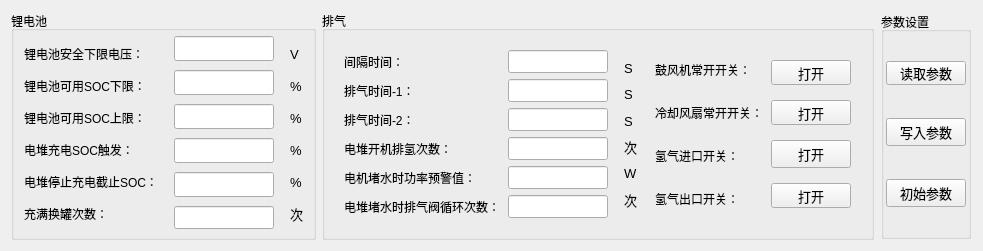
       <widget class="QWidget" name="widget_68" native="true">
        <layout class="QGridLayout" name="gridLayout_47">
         <item row="0" column="3">
          <widget class="QWidget" name="widget_70" native="true">
           <layout class="QVBoxLayout" name="verticalLayout_8">
            <property name="leftMargin">
             <number>1</number>
            </property>
            <property name="topMargin">
             <number>1</number>
            </property>
            <property name="rightMargin">
             <number>1</number>
            </property>
            <property name="bottomMargin">
             <number>1</number>
            </property>
            <item>
             <widget class="QGroupBox" name="groupBox_3">
              <property name="font">
               <font>
                <family>Arial</family>
               </font>
              </property>
              <property name="title">
               <string>参数设置</string>
              </property>
              <layout class="QHBoxLayout" name="horizontalLayout_9">
               <property name="leftMargin">
                <number>1</number>
               </property>
               <property name="topMargin">
                <number>1</number>
               </property>
               <property name="rightMargin">
                <number>1</number>
               </property>
               <property name="bottomMargin">
                <number>1</number>
               </property>
               <item>
                <widget class="QWidget" name="widget_47" native="true">
                 <property name="font">
                  <font>
                   <family>Arial</family>
                   <pointsize>10</pointsize>
                  </font>
                 </property>
                 <layout class="QGridLayout" name="gridLayout_45">
                  <property name="leftMargin">
                   <number>1</number>
                  </property>
                  <property name="topMargin">
                   <number>1</number>
                  </property>
                  <property name="rightMargin">
                   <number>1</number>
                  </property>
                  <property name="bottomMargin">
                   <number>1</number>
                  </property>
                  <item row="1" column="0">
                   <widget class="QPushButton" name="pushButton_write">
                    <property name="font">
                     <font>
                      <family>Arial</family>
                      <pointsize>10</pointsize>
                     </font>
                    </property>
                    <property name="text">
                     <string>写入参数</string>
                    </property>
                   </widget>
                  </item>
                  <item row="0" column="0">
                   <widget class="QPushButton" name="pushButton_read">
                    <property name="maximumSize">
                     <size>
                      <width>188</width>
                      <height>24</height>
                     </size>
                    </property>
                    <property name="font">
                     <font>
                      <family>Arial</family>
                      <pointsize>10</pointsize>
                     </font>
                    </property>
                    <property name="text">
                     <string>读取参数</string>
                    </property>
                   </widget>
                  </item>
                  <item row="2" column="0">
                   <widget class="QPushButton" name="pushButton_init">
                    <property name="font">
                     <font>
                      <family>Arial</family>
                      <pointsize>10</pointsize>
                     </font>
                    </property>
                    <property name="text">
                     <string>初始参数</string>
                    </property>
                   </widget>
                  </item>
                 </layout>
                </widget>
               </item>
              </layout>
             </widget>
            </item>
           </layout>
          </widget>
         </item>
         <item row="0" column="0">
          <widget class="QGroupBox" name="groupBox_12">
           <property name="maximumSize">
            <size>
             <width>400</width>
             <height>326</height>
            </size>
           </property>
           <property name="title">
            <string>锂电池</string>
           </property>
           <layout class="QGridLayout" name="gridLayout_38">
            <property name="leftMargin">
             <number>1</number>
            </property>
            <property name="topMargin">
             <number>1</number>
            </property>
            <property name="rightMargin">
             <number>1</number>
            </property>
            <property name="bottomMargin">
             <number>1</number>
            </property>
            <item row="0" column="0">
             <widget class="QWidget" name="widget_32" native="true">
              <property name="font">
               <font>
                <family>Arial</family>
               </font>
              </property>
              <layout class="QGridLayout" name="gridLayout_30">
               <property name="leftMargin">
                <number>9</number>
               </property>
               <property name="topMargin">
                <number>9</number>
               </property>
               <property name="rightMargin">
                <number>9</number>
               </property>
               <property name="bottomMargin">
                <number>9</number>
               </property>
               <item row="3" column="0">
                <widget class="QLabel" name="label_79">
                 <property name="text">
                  <string>电堆充电SOC触发：</string>
                 </property>
                </widget>
               </item>
               <item row="2" column="0">
                <widget class="QLabel" name="label_76">
                 <property name="text">
                  <string>锂电池可用SOC上限：</string>
                 </property>
                </widget>
               </item>
               <item row="4" column="0">
                <widget class="QLabel" name="label_78">
                 <property name="text">
                  <string>电堆停止充电截止SOC：</string>
                 </property>
                </widget>
               </item>
               <item row="1" column="0">
                <widget class="QLabel" name="label_77">
                 <property name="text">
                  <string>锂电池可用SOC下限：</string>
                 </property>
                </widget>
               </item>
               <item row="0" column="0">
                <widget class="QLabel" name="label_75">
                 <property name="text">
                  <string>锂电池安全下限电压：</string>
                 </property>
                </widget>
               </item>
               <item row="5" column="0">
                <widget class="QLabel" name="label_111">
                 <property name="text">
                  <string>充满换罐次数：</string>
                 </property>
                </widget>
               </item>
              </layout>
             </widget>
            </item>
            <item row="0" column="2">
             <widget class="QWidget" name="widget_42" native="true">
              <property name="font">
               <font>
                <family>Arial</family>
                <pointsize>10</pointsize>
               </font>
              </property>
              <layout class="QGridLayout" name="gridLayout_37">
               <property name="leftMargin">
                <number>9</number>
               </property>
               <property name="topMargin">
                <number>9</number>
               </property>
               <property name="rightMargin">
                <number>9</number>
               </property>
               <property name="bottomMargin">
                <number>9</number>
               </property>
               <item row="2" column="0">
                <widget class="QLabel" name="label_154">
                 <property name="text">
                  <string>%</string>
                 </property>
                </widget>
               </item>
               <item row="0" column="0">
                <widget class="QLabel" name="label_151">
                 <property name="text">
                  <string>V</string>
                 </property>
                </widget>
               </item>
               <item row="4" column="0">
                <widget class="QLabel" name="label_142">
                 <property name="text">
                  <string>%</string>
                 </property>
                </widget>
               </item>
               <item row="3" column="0">
                <widget class="QLabel" name="label_152">
                 <property name="text">
                  <string>%</string>
                 </property>
                </widget>
               </item>
               <item row="1" column="0">
                <widget class="QLabel" name="label_145">
                 <property name="text">
                  <string>%</string>
                 </property>
                </widget>
               </item>
               <item row="5" column="0">
                <widget class="QLabel" name="label_122">
                 <property name="text">
                  <string>次</string>
                 </property>
                </widget>
               </item>
              </layout>
             </widget>
            </item>
            <item row="0" column="1">
             <widget class="QWidget" name="widget_41" native="true">
              <property name="font">
               <font>
                <family>Arial</family>
                <pointsize>10</pointsize>
               </font>
              </property>
              <layout class="QGridLayout" name="gridLayout_34">
               <property name="leftMargin">
                <number>1</number>
               </property>
               <property name="topMargin">
                <number>1</number>
               </property>
               <property name="rightMargin">
                <number>1</number>
               </property>
               <property name="bottomMargin">
                <number>1</number>
               </property>
               <item row="5" column="0">
                <widget class="QLineEdit" name="lineEdit_LI_FullCharg_Cyc">
                 <property name="maximumSize">
                  <size>
                   <width>100</width>
                   <height>16777215</height>
                  </size>
                 </property>
                </widget>
               </item>
               <item row="4" column="0">
                <widget class="QLineEdit" name="lineEdit_stopchongdianSoc">
                 <property name="maximumSize">
                  <size>
                   <width>100</width>
                   <height>25</height>
                  </size>
                 </property>
                </widget>
               </item>
               <item row="1" column="0">
                <widget class="QLineEdit" name="lineEdit_lidiankeyongSocXiaX">
                 <property name="maximumSize">
                  <size>
                   <width>100</width>
                   <height>25</height>
                  </size>
                 </property>
                </widget>
               </item>
               <item row="2" column="0">
                <widget class="QLineEdit" name="lineEdit_lidiankeyongSocShangX">
                 <property name="maximumSize">
                  <size>
                   <width>100</width>
                   <height>25</height>
                  </size>
                 </property>
                </widget>
               </item>
               <item row="3" column="0">
                <widget class="QLineEdit" name="lineEdit_startchongdianSoc">
                 <property name="maximumSize">
                  <size>
                   <width>100</width>
                   <height>25</height>
                  </size>
                 </property>
                </widget>
               </item>
               <item row="0" column="0">
                <widget class="QLineEdit" name="lineEdit_anqunVXiaX">
                 <property name="maximumSize">
                  <size>
                   <width>100</width>
                   <height>25</height>
                  </size>
                 </property>
                </widget>
               </item>
              </layout>
             </widget>
            </item>
           </layout>
          </widget>
         </item>
         <item row="0" column="1" colspan="2">
          <widget class="QGroupBox" name="groupBox_10">
           <property name="font">
            <font>
             <family>Arial</family>
            </font>
           </property>
           <property name="title">
            <string>排气</string>
           </property>
           <layout class="QGridLayout" name="gridLayout_67">
            <item row="0" column="0" rowspan="3" colspan="2">
             <widget class="QWidget" name="widget_31" native="true">
              <layout class="QGridLayout" name="gridLayout_63">
               <item row="0" column="2">
                <widget class="QWidget" name="widget_55" native="true">
                 <property name="maximumSize">
                  <size>
                   <width>50</width>
                   <height>330</height>
                  </size>
                 </property>
                 <property name="font">
                  <font>
                   <family>Arial</family>
                   <pointsize>10</pointsize>
                  </font>
                 </property>
                 <layout class="QGridLayout" name="gridLayout_59">
                  <property name="leftMargin">
                   <number>9</number>
                  </property>
                  <property name="topMargin">
                   <number>9</number>
                  </property>
                  <property name="rightMargin">
                   <number>9</number>
                  </property>
                  <property name="bottomMargin">
                   <number>9</number>
                  </property>
                  <item row="4" column="0">
                   <widget class="QLabel" name="label_141">
                    <property name="maximumSize">
                     <size>
                      <width>100</width>
                      <height>25</height>
                     </size>
                    </property>
                    <property name="text">
                     <string>W</string>
                    </property>
                   </widget>
                  </item>
                  <item row="0" column="0">
                   <widget class="QLabel" name="label_147">
                    <property name="maximumSize">
                     <size>
                      <width>100</width>
                      <height>25</height>
                     </size>
                    </property>
                    <property name="text">
                     <string>S</string>
                    </property>
                   </widget>
                  </item>
                  <item row="5" column="0">
                   <widget class="QLabel" name="label_150">
                    <property name="maximumSize">
                     <size>
                      <width>100</width>
                      <height>25</height>
                     </size>
                    </property>
                    <property name="text">
                     <string>次</string>
                    </property>
                   </widget>
                  </item>
                  <item row="2" column="0">
                   <widget class="QLabel" name="label_148">
                    <property name="maximumSize">
                     <size>
                      <width>100</width>
                      <height>25</height>
                     </size>
                    </property>
                    <property name="text">
                     <string>S</string>
                    </property>
                   </widget>
                  </item>
                  <item row="1" column="0">
                   <widget class="QLabel" name="label_143">
                    <property name="maximumSize">
                     <size>
                      <width>100</width>
                      <height>25</height>
                     </size>
                    </property>
                    <property name="text">
                     <string>S</string>
                    </property>
                   </widget>
                  </item>
                  <item row="3" column="0">
                   <widget class="QLabel" name="label_149">
                    <property name="maximumSize">
                     <size>
                      <width>100</width>
                      <height>25</height>
                     </size>
                    </property>
                    <property name="text">
                     <string>次</string>
                    </property>
                   </widget>
                  </item>
                 </layout>
                </widget>
               </item>
               <item row="0" column="0">
                <widget class="QWidget" name="widget_10" native="true">
                 <property name="font">
                  <font>
                   <family>Arial</family>
                  </font>
                 </property>
                 <layout class="QGridLayout" name="gridLayout_29">
                  <property name="leftMargin">
                   <number>1</number>
                  </property>
                  <property name="topMargin">
                   <number>1</number>
                  </property>
                  <property name="rightMargin">
                   <number>1</number>
                  </property>
                  <property name="bottomMargin">
                   <number>1</number>
                  </property>
                  <item row="4" column="0">
                   <widget class="QLabel" name="label_135">
                    <property name="text">
                     <string>电机堵水时功率预警值：</string>
                    </property>
                   </widget>
                  </item>
                  <item row="1" column="0">
                   <widget class="QLabel" name="label_137">
                    <property name="text">
                     <string>排气时间-1：</string>
                    </property>
                   </widget>
                  </item>
                  <item row="3" column="0">
                   <widget class="QLabel" name="label_131">
                    <property name="text">
                     <string>电堆开机排氢次数：</string>
                    </property>
                   </widget>
                  </item>
                  <item row="0" column="0">
                   <widget class="QLabel" name="label_136">
                    <property name="text">
                     <string>间隔时间：</string>
                    </property>
                   </widget>
                  </item>
                  <item row="5" column="0">
                   <widget class="QLabel" name="label_132">
                    <property name="text">
                     <string>电堆堵水时排气阀循环次数：</string>
                    </property>
                   </widget>
                  </item>
                  <item row="2" column="0">
                   <widget class="QLabel" name="label_130">
                    <property name="text">
                     <string>排气时间-2：</string>
                    </property>
                   </widget>
                  </item>
                 </layout>
                </widget>
               </item>
               <item row="0" column="3">
                <widget class="QWidget" name="widget_66" native="true">
                 <layout class="QGridLayout" name="gridLayout_66">
                  <property name="leftMargin">
                   <number>1</number>
                  </property>
                  <property name="topMargin">
                   <number>1</number>
                  </property>
                  <property name="rightMargin">
                   <number>1</number>
                  </property>
                  <property name="bottomMargin">
                   <number>1</number>
                  </property>
                  <item row="0" column="0">
                   <widget class="QWidget" name="widget_39" native="true">
                    <property name="font">
                     <font>
                      <family>Arial</family>
                     </font>
                    </property>
                    <layout class="QGridLayout" name="gridLayout_64">
                     <property name="leftMargin">
                      <number>1</number>
                     </property>
                     <property name="topMargin">
                      <number>1</number>
                     </property>
                     <property name="rightMargin">
                      <number>1</number>
                     </property>
                     <property name="bottomMargin">
                      <number>1</number>
                     </property>
                     <item row="2" column="0">
                      <widget class="QLabel" name="label_139">
                       <property name="text">
                        <string>氢气进口开关：</string>
                       </property>
                      </widget>
                     </item>
                     <item row="1" column="0">
                      <widget class="QLabel" name="label_138">
                       <property name="text">
                        <string>冷却风扇常开开关：</string>
                       </property>
                      </widget>
                     </item>
                     <item row="0" column="0">
                      <widget class="QLabel" name="label_133">
                       <property name="text">
                        <string>鼓风机常开开关：</string>
                       </property>
                      </widget>
                     </item>
                     <item row="3" column="0">
                      <widget class="QLabel" name="label_140">
                       <property name="text">
                        <string>氢气出口开关：</string>
                       </property>
                      </widget>
                     </item>
                    </layout>
                   </widget>
                  </item>
                  <item row="0" column="1">
                   <widget class="QWidget" name="widget_40" native="true">
                    <property name="maximumSize">
                     <size>
                      <width>120</width>
                      <height>330</height>
                     </size>
                    </property>
                    <property name="font">
                     <font>
                      <family>Arial</family>
                      <pointsize>10</pointsize>
                     </font>
                    </property>
                    <layout class="QGridLayout" name="gridLayout_65">
                     <property name="leftMargin">
                      <number>1</number>
                     </property>
                     <property name="topMargin">
                      <number>1</number>
                     </property>
                     <property name="rightMargin">
                      <number>1</number>
                     </property>
                     <property name="bottomMargin">
                      <number>1</number>
                     </property>
                     <item row="1" column="0">
                      <widget class="QPushButton" name="pushButton_fsck">
                       <property name="maximumSize">
                        <size>
                         <width>100</width>
                         <height>25</height>
                        </size>
                       </property>
                       <property name="text">
                        <string>打开</string>
                       </property>
                      </widget>
                     </item>
                     <item row="2" column="0">
                      <widget class="QPushButton" name="pushButton_qingin">
                       <property name="text">
                        <string>打开</string>
                       </property>
                      </widget>
                     </item>
                     <item row="3" column="0">
                      <widget class="QPushButton" name="pushButton_qingout">
                       <property name="maximumSize">
                        <size>
                         <width>100</width>
                         <height>25</height>
                        </size>
                       </property>
                       <property name="text">
                        <string>打开</string>
                       </property>
                      </widget>
                     </item>
                     <item row="0" column="0">
                      <widget class="QPushButton" name="pushButton_gfjck">
                       <property name="maximumSize">
                        <size>
                         <width>100</width>
                         <height>25</height>
                        </size>
                       </property>
                       <property name="text">
                        <string>打开</string>
                       </property>
                      </widget>
                     </item>
                    </layout>
                   </widget>
                  </item>
                 </layout>
                </widget>
               </item>
               <item row="0" column="1">
                <widget class="QWidget" name="widget_11" native="true">
                 <property name="font">
                  <font>
                   <family>Arial</family>
                   <pointsize>10</pointsize>
                  </font>
                 </property>
                 <layout class="QGridLayout" name="gridLayout_39">
                  <property name="leftMargin">
                   <number>1</number>
                  </property>
                  <property name="topMargin">
                   <number>1</number>
                  </property>
                  <property name="rightMargin">
                   <number>1</number>
                  </property>
                  <property name="bottomMargin">
                   <number>1</number>
                  </property>
                  <item row="1" column="0">
                   <widget class="QLineEdit" name="lineEdit_paiqitime_1">
                    <property name="maximumSize">
                     <size>
                      <width>100</width>
                      <height>25</height>
                     </size>
                    </property>
                   </widget>
                  </item>
                  <item row="0" column="0">
                   <widget class="QLineEdit" name="lineEdit_paiqiJiangetime">
                    <property name="maximumSize">
                     <size>
                      <width>100</width>
                      <height>25</height>
                     </size>
                    </property>
                   </widget>
                  </item>
                  <item row="4" column="0">
                   <widget class="QLineEdit" name="lineEdit_dddushuiPower">
                    <property name="maximumSize">
                     <size>
                      <width>100</width>
                      <height>25</height>
                     </size>
                    </property>
                   </widget>
                  </item>
                  <item row="3" column="0">
                   <widget class="QLineEdit" name="lineEdit_ddKaiJiPaiqingcnt">
                    <property name="maximumSize">
                     <size>
                      <width>100</width>
                      <height>25</height>
                     </size>
                    </property>
                   </widget>
                  </item>
                  <item row="5" column="0">
                   <widget class="QLineEdit" name="lineEdit_ddduishuipaiqicnt">
                    <property name="maximumSize">
                     <size>
                      <width>100</width>
                      <height>25</height>
                     </size>
                    </property>
                   </widget>
                  </item>
                  <item row="2" column="0">
                   <widget class="QLineEdit" name="lineEdit_paiqitime_2">
                    <property name="maximumSize">
                     <size>
                      <width>100</width>
                      <height>25</height>
                     </size>
                    </property>
                   </widget>
                  </item>
                 </layout>
                </widget>
               </item>
              </layout>
             </widget>
            </item>
           </layout>
          </widget>
         </item>
        </layout>
       </widget>
